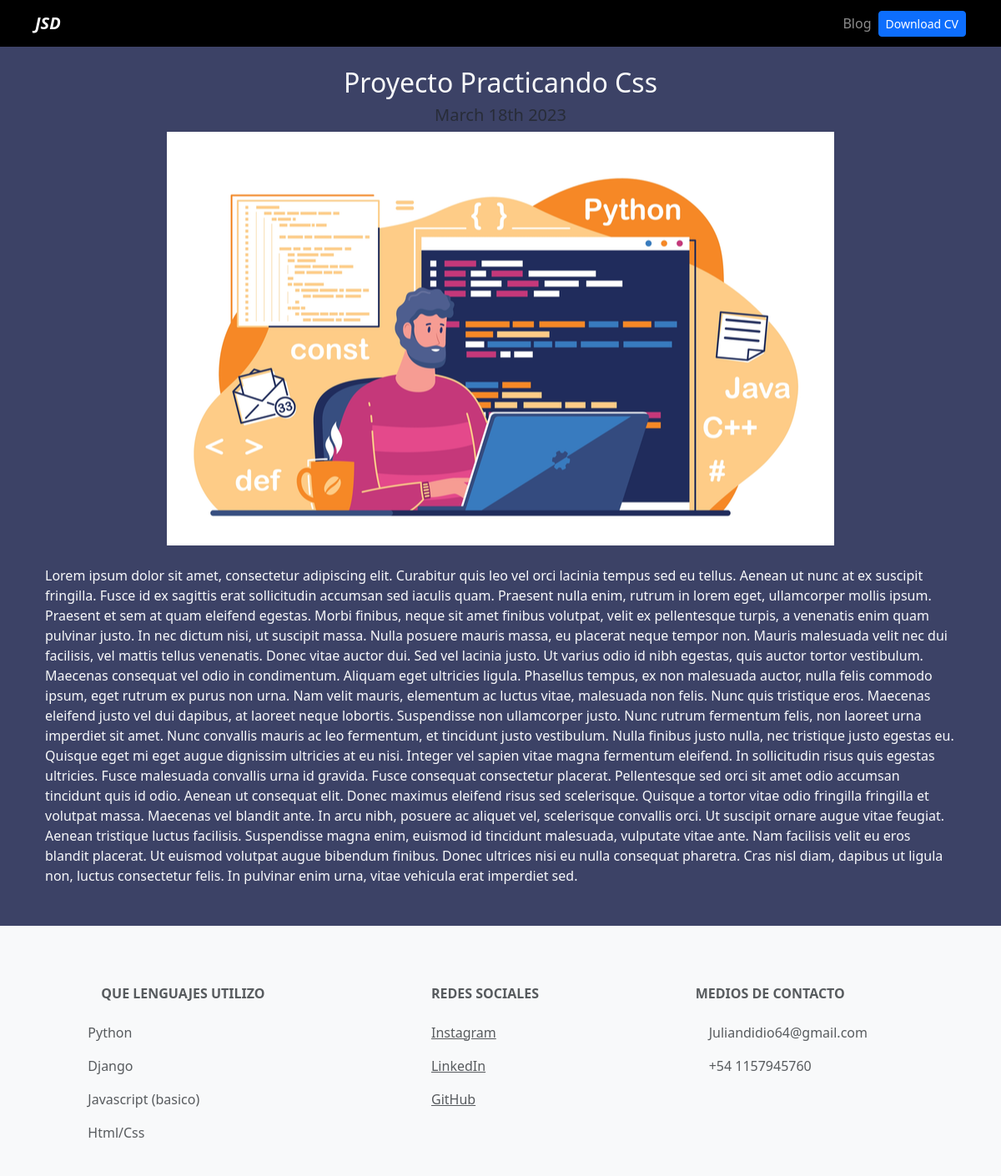
The app's page /blog/6 with its own data.
### blog/models.py (models this page shows)
class Post(models.Model):
    titulo = CharField(max_length=50)
    descripcion = models.TextField() #Quiero que sea un contenido largo, por eso text
    img = ImageField(upload_to='blog/images')
    date = models.DateField(datetime.date.today)

### blog/views.py (the view)
# urls.py: path('<int:post_id>', post_detalle, name='post_detalle'),
def post_detalle(request, post_id):
    post = get_object_or_404(Post, pk=post_id) #Pk primary key, detecta si hay una pagina con este id, si no 404
    return render(request,'post_detalle.html', {'post': post})

### blog/templates/post_detalle.html
{% extends 'layout.html' %}
{% block content %}
<div class="text-center">
    <h2>Proyecto {{post.titulo}}</h2>
<h3 class="my-2 h5 text-muted">{{post.date|date:"F jS Y"}}</h3>
<img src="{{post.img.url}}" alt="{{post.titulo}}" class="img-fluid">
</div>
<div class="my-4">
    <p>{{post.descripcion|safe}}</p>
</div>
{% endblock %}

### portfolio/static/main.css (style rules this page uses)
body { background: #3c4266; }

### records on screen
Post: titulo "Practicando Css", date "March 18th 2023", img (picture), descripcion "Lorem ipsum dolor sit amet, consectetur adipiscing elit. Curabitur quis leo vel orci lacinia tempus sed eu tellus. Aenean ut nunc at ex suscipit fringilla. Fusce id ex sagittis erat sollicitudin accumsan sed iaculis quam. Praesent nulla enim, rutrum in lorem eget, ullamcorper mollis ipsum. Praesent et sem at quam eleifend egestas. Morbi finibus, neque sit amet finibus volutpat, velit ex pellentesque turpis, a venenatis enim quam pulvinar justo. In nec dictum nisi, ut suscipit massa. Nulla posuere mauris massa, eu placerat neque tempor non. Mauris malesuada velit nec dui facilisis, vel mattis tellus venenatis. Donec vitae auctor dui. Sed vel lacinia justo. Ut varius odio id nibh egestas,…"
